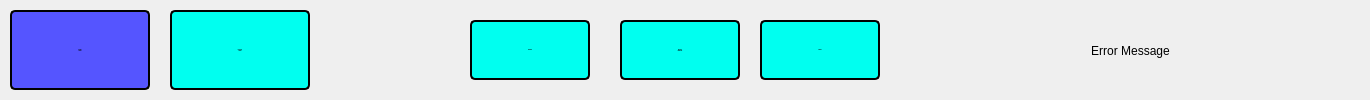
     <widget class="QFrame" name="top_frame">
      <property name="autoFillBackground">
       <bool>false</bool>
      </property>
      <property name="styleSheet">
       <string notr="true"/>
      </property>
      <property name="frameShape">
       <enum>QFrame::NoFrame</enum>
      </property>
      <property name="frameShadow">
       <enum>QFrame::Plain</enum>
      </property>
      <widget class="QPushButton" name="pushButton">
       <property name="geometry">
        <rect>
         <x>10</x>
         <y>10</y>
         <width>140</width>
         <height>80</height>
        </rect>
       </property>
       <property name="minimumSize">
        <size>
         <width>140</width>
         <height>80</height>
        </size>
       </property>
       <property name="font">
        <font>
         <family>Roboto</family>
         <pointsize>-1</pointsize>
         <weight>75</weight>
         <italic>false</italic>
         <bold>true</bold>
        </font>
       </property>
       <property name="styleSheet">
        <string notr="true">background: #5555FF;
border: 2px solid #000000;
border-radius: 5px;
font: bold 26px &quot;Roboto&quot;;</string>
       </property>
       <property name="text">
        <string>RINSE 
MODE</string>
       </property>
      </widget>
      <widget class="QPushButton" name="pushButton_2">
       <property name="geometry">
        <rect>
         <x>170</x>
         <y>10</y>
         <width>140</width>
         <height>80</height>
        </rect>
       </property>
       <property name="minimumSize">
        <size>
         <width>140</width>
         <height>80</height>
        </size>
       </property>
       <property name="font">
        <font>
         <family>Roboto</family>
         <pointsize>-1</pointsize>
         <weight>75</weight>
         <italic>false</italic>
         <bold>true</bold>
        </font>
       </property>
       <property name="styleSheet">
        <string notr="true">background: #00FFF0;
border: 2px solid #000000;
border-radius: 5px;
font: bold 26px &quot;Roboto&quot;;</string>
       </property>
       <property name="text">
        <string>DIALYSIS 
MODE</string>
       </property>
      </widget>
      <widget class="QPushButton" name="pushButton_6">
       <property name="geometry">
        <rect>
         <x>470</x>
         <y>20</y>
         <width>120</width>
         <height>60</height>
        </rect>
       </property>
       <property name="minimumSize">
        <size>
         <width>120</width>
         <height>60</height>
        </size>
       </property>
       <property name="font">
        <font>
         <family>Roboto</family>
         <pointsize>-1</pointsize>
         <weight>75</weight>
         <italic>false</italic>
         <bold>true</bold>
        </font>
       </property>
       <property name="styleSheet">
        <string notr="true">background: #00FFF0;
border: 2px solid #000000;
border-radius: 5px;
font: bold 16px &quot;Roboto&quot;;</string>
       </property>
       <property name="text">
        <string>DIALYSE</string>
       </property>
      </widget>
      <widget class="QPushButton" name="pushButton_7">
       <property name="geometry">
        <rect>
         <x>620</x>
         <y>20</y>
         <width>120</width>
         <height>60</height>
        </rect>
       </property>
       <property name="minimumSize">
        <size>
         <width>120</width>
         <height>60</height>
        </size>
       </property>
       <property name="font">
        <font>
         <family>Roboto</family>
         <pointsize>-1</pointsize>
         <weight>75</weight>
         <italic>false</italic>
         <bold>true</bold>
        </font>
       </property>
       <property name="styleSheet">
        <string notr="true">background: #00FFF0;
border: 2px solid #000000;
border-radius: 5px;
font: bold 16px &quot;Roboto&quot;;</string>
       </property>
       <property name="text">
        <string>BYPASS/
RELEASE</string>
       </property>
      </widget>
      <widget class="QPushButton" name="pushButton_8">
       <property name="geometry">
        <rect>
         <x>760</x>
         <y>20</y>
         <width>120</width>
         <height>60</height>
        </rect>
       </property>
       <property name="minimumSize">
        <size>
         <width>120</width>
         <height>60</height>
        </size>
       </property>
       <property name="font">
        <font>
         <family>Roboto</family>
         <pointsize>-1</pointsize>
         <weight>75</weight>
         <italic>false</italic>
         <bold>true</bold>
        </font>
       </property>
       <property name="styleSheet">
        <string notr="true">background: #00FFF0;
border: 2px solid #000000;
border-radius: 5px;
font: bold 16px &quot;Roboto&quot;;</string>
       </property>
       <property name="text">
        <string>DRAIN</string>
       </property>
      </widget>
      <widget class="QLabel" name="label_8">
       <property name="geometry">
        <rect>
         <x>900</x>
         <y>10</y>
         <width>461</width>
         <height>81</height>
        </rect>
       </property>
       <property name="styleSheet">
        <string notr="true">font: bold 16px &quot;Roboto&quot;</string>
       </property>
       <property name="text">
        <string>Error Message</string>
       </property>
       <property name="alignment">
        <set>Qt::AlignCenter</set>
       </property>
      </widget>
     </widget>
